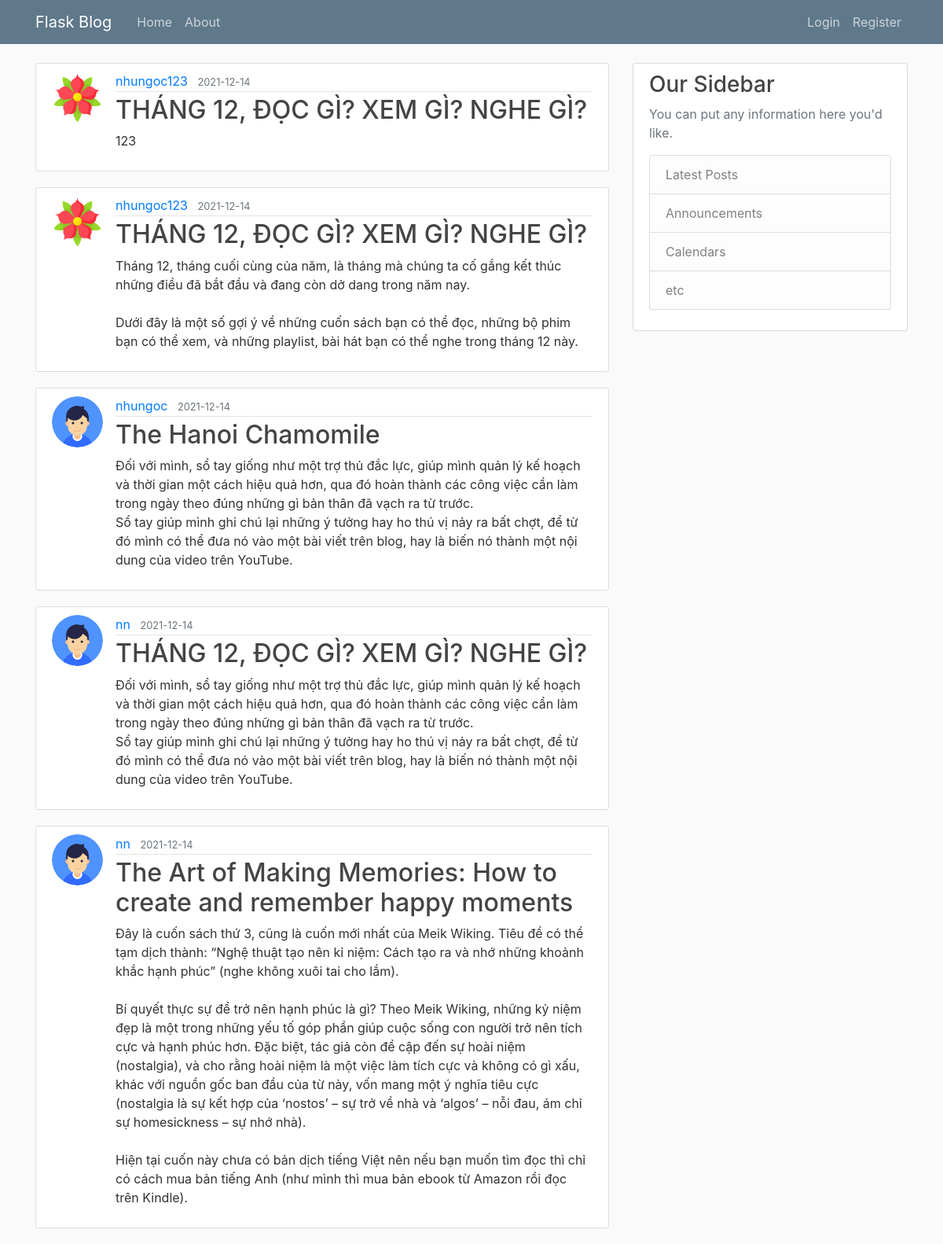
The page /home on the database its author committed.
### FlaskBlog/models.py (models this page shows, shortened)
class Post(db.Model):
    id = db.Column(db.Integer, primary_key=True)
    title = db.Column(db.String(100), nullable=False)
    date_posted = db.Column(db.DateTime, nullable=False, default=datetime.utcnow)
    content = db.Column(db.Text, nullable=False)
    user_id = db.Column(db.Integer, db.ForeignKey('user.id'), nullable=False)

class User(db.Model, UserMixin):
    id = db.Column(db.Integer, primary_key=True)
    username = db.Column(db.String(20), unique=True, nullable=False)
    email = db.Column(db.String(120), unique=True, nullable=False)
    image_file = db.Column(db.String(20), nullable=False, default='default.png')
    password = db.Column(db.String(60), nullable=False)
    posts = db.relationship('Post', backref='author', lazy=True)

### FlaskBlog/routes.py (the view)
@app.route("/")
@app.route("/home")
def home():
    posts = Post.query.all()
    return render_template('home.html', posts=posts)

### FlaskBlog/templates/home.html
{% extends "layout.html" %}
{% block content %}
    {% for post in posts %}
        <article class="media content-section">
          <img class="rounded-circle article-img" src="{{ url_for('static', filename='avatar/' + post.author.image_file) }}">
          <div class="media-body">
            <div class="article-metadata">
              <a class="mr-2" href="#">{{ post.author.username }}</a>
              <small class="text-muted">{{ post.date_posted.strftime('%Y-%m-%d') }}</small>
            </div>
            <h2><a class="article-title" href="{{ url_for('post', post_id=post.id) }}">{{ post.title }}</a></h2>
            <p class="article-content">{{ post.content }}</p>
          </div>
        </article>
    {% endfor %}
{% endblock content %}

### FlaskBlog/templates/layout.html (shortened to what this page needs)
<!DOCTYPE html>
<html>
<head>
    <link rel="stylesheet" href="https://maxcdn.bootstrapcdn.com/bootstrap/4.0.0/css/bootstrap.min.css">
    <link rel="stylesheet" type="text/css" href="{{ url_for('static', filename='main.css') }}">
</head>
<body>
    <header class="site-header">
      <nav class="navbar navbar-expand-md navbar-dark bg-steel fixed-top">
        <div class="container">
          <a class="navbar-brand mr-4" href="/">Flask Blog</a>
          <div class="collapse navbar-collapse" id="navbarToggle">
            <div class="navbar-nav mr-auto">
              <a class="nav-item nav-link" href="{{ url_for('home') }}">Home</a>
              <a class="nav-item nav-link" href="{{ url_for('about') }}">About</a>
            </div>
            <div class="navbar-nav">
              {% if current_user.is_authenticated %}
                <a class="nav-item nav-link" href="{{ url_for('new_post') }}">New Post</a>
                <a class="nav-item nav-link" href="{{ url_for('account') }}">Account</a>
                <a class="nav-item nav-link" href="{{ url_for('logout') }}">Logout</a>
              {% else %}
                <a class="nav-item nav-link" href="{{ url_for('login') }}">Login</a>
                <a class="nav-item nav-link" href="{{ url_for('register') }}">Register</a>
              {% endif %}
            </div>
          </div>
        </div>
      </nav>
    </header>
    <main role="main" class="container">
      <div class="row">
        <div class="col-md-8">
          {% block content %}{% endblock %}
        </div>
        <div class="col-md-4">
          <div class="content-section">
            <h3>Our Sidebar</h3>
            <p class='text-muted'>You can put any information here you'd like.
              <ul class="list-group">
                <li class="list-group-item list-group-item-light">Latest Posts</li>
                <li class="list-group-item list-group-item-light">Announcements</li>
                <li class="list-group-item list-group-item-light">Calendars</li>
                <li class="list-group-item list-group-item-light">etc</li>
              </ul>
            </p>
          </div>
        </div>
      </div>
    </main>
</body>
</html>

### FlaskBlog/static/main.css (style rules this page uses)
body { background: #fafafa; color: #333333; margin-top: 5rem; }
h1, h2, h3, h4, h5, h6 { color: #444444; }
.bg-steel { background-color: #5f788a; }
.site-header .navbar-nav .nav-link { color: #cbd5db; }
.content-section { background: #ffffff; padding: 10px 20px; border: 1px solid #dddddd; border-radius: 3px; margin-bottom: 20px; }
.article-title { color: #444444; }
.article-content { white-space: pre-line; }
.article-img { height: 65px; width: 65px; margin-right: 16px; }
.article-metadata { padding-bottom: 1px; margin-bottom: 4px; border-bottom: 1px solid #e3e3e3 }

### rows shown on the page
Post: image_file (picture), author.username "nhungoc123", date_posted "2021-12-14", title "THÁNG 12, ĐỌC GÌ? XEM GÌ? NGHE GÌ?", content "123"
Post: image_file (picture), author.username "nhungoc123", date_posted "2021-12-14", title "THÁNG 12, ĐỌC GÌ? XEM GÌ? NGHE GÌ?", content "Tháng 12, tháng cuối cùng của năm, là tháng mà chúng ta cố gắng kết thúc những điều đã bắt đầu và đang còn dở dang trong năm nay. Dưới đây là một số gợi ý về những cuốn sách bạn có thể đọc, những bộ phim bạn có thể xem, và những playlist, bài hát bạn có thể nghe trong tháng 12 này."
Post: image_file (placeholder picture), author.username "nhungoc", date_posted "2021-12-14", title "The Hanoi Chamomile", content "Đối với mình, sổ tay giống như một trợ thủ đắc lực, giúp mình quản lý kế hoạch và thời gian một cách hiệu quả hơn, qua đó hoàn thành các công việc cần làm trong ngày theo đúng những gì bản thân đã vạch ra từ trước. Sổ tay giúp mình ghi chú lại những ý tưởng hay ho thú vị nảy ra bất chợt, để từ đó mình có thể đưa nó vào một bài viết trên blog, hay là biến nó thành một nội dung của video trên YouTube."
Post: image_file (placeholder picture), author.username "nn", date_posted "2021-12-14", title "THÁNG 12, ĐỌC GÌ? XEM GÌ? NGHE GÌ?", content "Đối với mình, sổ tay giống như một trợ thủ đắc lực, giúp mình quản lý kế hoạch và thời gian một cách hiệu quả hơn, qua đó hoàn thành các công việc cần làm trong ngày theo đúng những gì bản thân đã vạch ra từ trước. Sổ tay giúp mình ghi chú lại những ý tưởng hay ho thú vị nảy ra bất chợt, để từ đó mình có thể đưa nó vào một bài viết trên blog, hay là biến nó thành một nội dung của video trên YouTube."
Post: image_file (placeholder picture), author.username "nn", date_posted "2021-12-14", title "The Art of Making Memories: How to create and remember happy moments", content "Đây là cuốn sách thứ 3, cũng là cuốn mới nhất của Meik Wiking. Tiêu đề có thể tạm dịch thành: “Nghệ thuật tạo nên kỉ niệm: Cách tạo ra và nhớ những khoảnh khắc hạnh phúc” (nghe không xuôi tai cho lắm). Bí quyết thực sự để trở nên hạnh phúc là gì? Theo Meik Wiking, những kỷ niệm đẹp là một trong những yếu tố góp phần giúp cuộc sống con người trở nên tích cực và hạnh phúc hơn. Đặc biệt, tác giả còn đề cập đến sự hoài niệm (nostalgia), và cho rằng hoài niệm là một việc làm tích cực và không có gì xấu, khác với nguồn gốc ban đầu của từ này, vốn mang một ý nghĩa tiêu cực (nostalgia là sự kết hợp của ‘nostos’ – sự trở về nhà và ‘algos’ – nỗi đau, ám chỉ sự homesickness – sự nhớ nhà). Hiện tại…"
